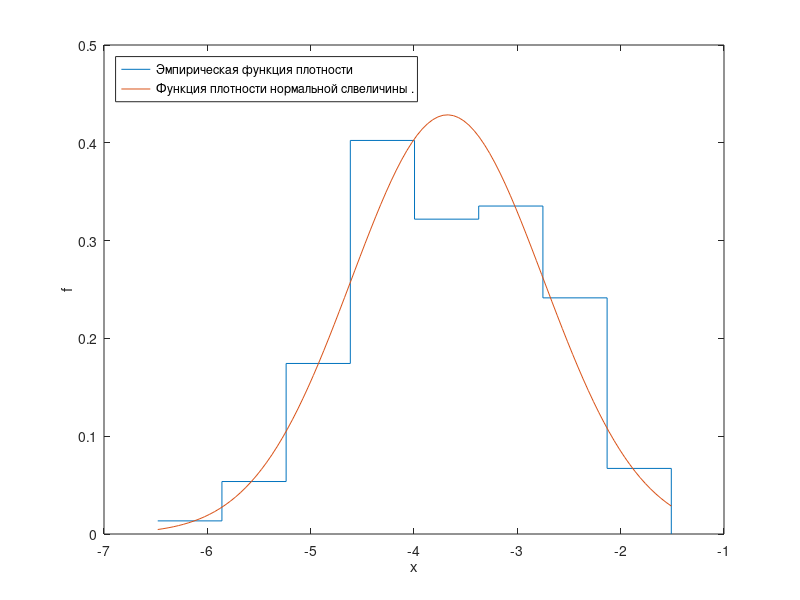
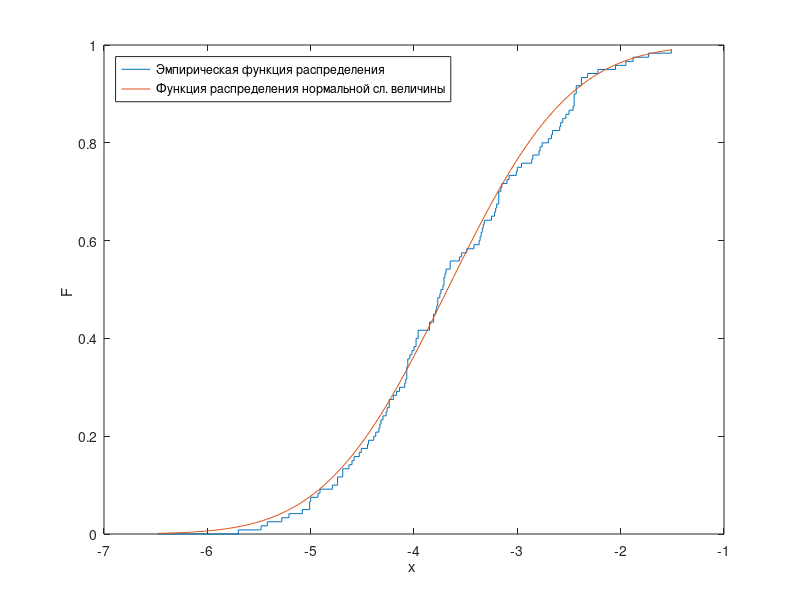

Reproduce these figures in MATLAB, in order.
function lab1( )
 % Выборка
 X=[-2.79,-3.01,-4.07,-2.85,-2.43,-3.20,-3.72,-4.27,-5.48,-2.38,-4.69,-4.34,-5.08,-5.01,-4.08,-4.20,-4.74,-1.88,-3.25,-2.78,-3.56,-3.54,-3.79,-3.18,-5.08,-4.30,-2.86,-2.45,-3.08,-3.22,-2.76,-3.20,-3.33,-4.91,-4.06,-3.81,-3.96,-3.65,-3.77,-4.60,-5.21,-2.67,-1.95,-2.43,-1.73,-2.50,-3.96,-3.75,-2.70,-4.26,-3.42,-4.07,-4.74,-3.00,-4.37,-5.42,-5.00,-4.08,-2.46,-4.33,-4.08,-3.72,-4.09,-2.96,-3.71,-1.51,-3.70,-6.48,-4.26,-4.39,-3.16,-4.63,-2.66,-2.22,-4.79,-2.46,-3.69,-3.35,-2.32,-4.17,-3.85,-4.93,-2.05,-3.15,-3.49,-5.70,-2.53,-3.85,-4.32,-3.37,-3.98,-3.74,-5.28,-2.56,-3.21,-3.10,-3.78,-3.36,-3.32,-2.59,-2.45,-3.34,-3.20,-4.14,-4.00,-4.79,-4.02,-4.58,-4.45,-3.69,-4.53,-3.98,-4.51,-4.44,-3.78,-4.24,-4.00,-2.46,-2.58,-4.04];
 
 % Объем выборки
 n = length (X) ; 

 % Подсчет статистик
 M_max = max(X);
 M_min = min(X);

 % Размах выборки
 R = M_max - M_min; 

 % Оценка матожидания
 mu = mean(X); % ищем среднее из выборки
 s = std(X,0); % средне квадратичное отклоние 
 s_sqr = s^2; % Исправленная выборочная дисперсия

 var_series = sort(X) ; % Вариационный ряд
 stat_series = [ var_series(1) ; 1 ] ; % Стат . ряд
 % Подсчет статистического ряда
 % 1 - строка матрицы - уникальные значения
 % 2 - строка матрицы - число вхождений
 uniqs = 1 ; % Число уникальных

 for i = 2 : n
    if var_series ( i ) == var_series ( i -1)
        stat_series ( 2 , uniqs ) = stat_series ( 2 , uniqs ) + 1 ;
    else
        uniqs = uniqs + 1 ;
    stat_series ( : ,uniqs ) = [ var_series(i) ; 1 ] ;
    end
 end

 % Группировка значений выборки
 m = floor(log2(n)) + 2;

 % Построение интервального статистического ряда
 delta = R / m;
 intervals = M_min : delta : M_max ; % Интервалы

 counts = histc(var_series,intervals) ; % Число элементов в интервале
 
 disp(counts)
 % Обработка случая J_m = [ x_p , x_p+1]

 counts ( end-1) = sum( counts ( end-1:end ) ) ;
 counts ( end ) = 0;

 % Гистограмма и график функции распределения
 counts = counts / ( delta * n ) ; % Значение эмпирической функци на интервалах ;
 [ sx , sy ] = stairs ( intervals , counts ) ;

 % Функция плотности распределения N(mu, s_sqr )
 x = linspace (M_min, M_max) ;
 y = normpdf(x,mu,s) ;

 figure ( 1 ) ;
 plot ( sx , sy , x , y ) ;
 xlabel ( ' x ' ) ;
 ylabel ( ' f ' ) ;
 legend ({ 'Эмпирическая функция плотности' , 'Функция плотности нормальной слвеличины .'  } ...
     , 'Location' , 'northwest' ) ;

 % Эмпирическая функция распределения и функция распределения N(mu, s_sqr )
 % Вычисление эмпирической функции распределения
 F = [ ] ;
 for i = 1:uniqs
    F( i ) = sum( stat_series ( 2 , 1:i -1) ) ;
 end
 F = F / n ;

 % Функция распределения нормальной случайной величины
 y = normcdf ( x , mu, s ) ;

 % Построение графиков
 [ sx , sy ] = stairs ( stat_series ( 1 , : ) , F) ;

 figure ( 2 ) ;
 plot ( sx , sy , x , y ) ;
 xlabel ( 'x ') ;
 ylabel ( 'F ' ) ;
 legend ({ 'Эмпирическая функция распределения ' , 'Функция распределения нормальной сл. величины ', } ...
     , 'Location' , 'northwest' ) ;
 end